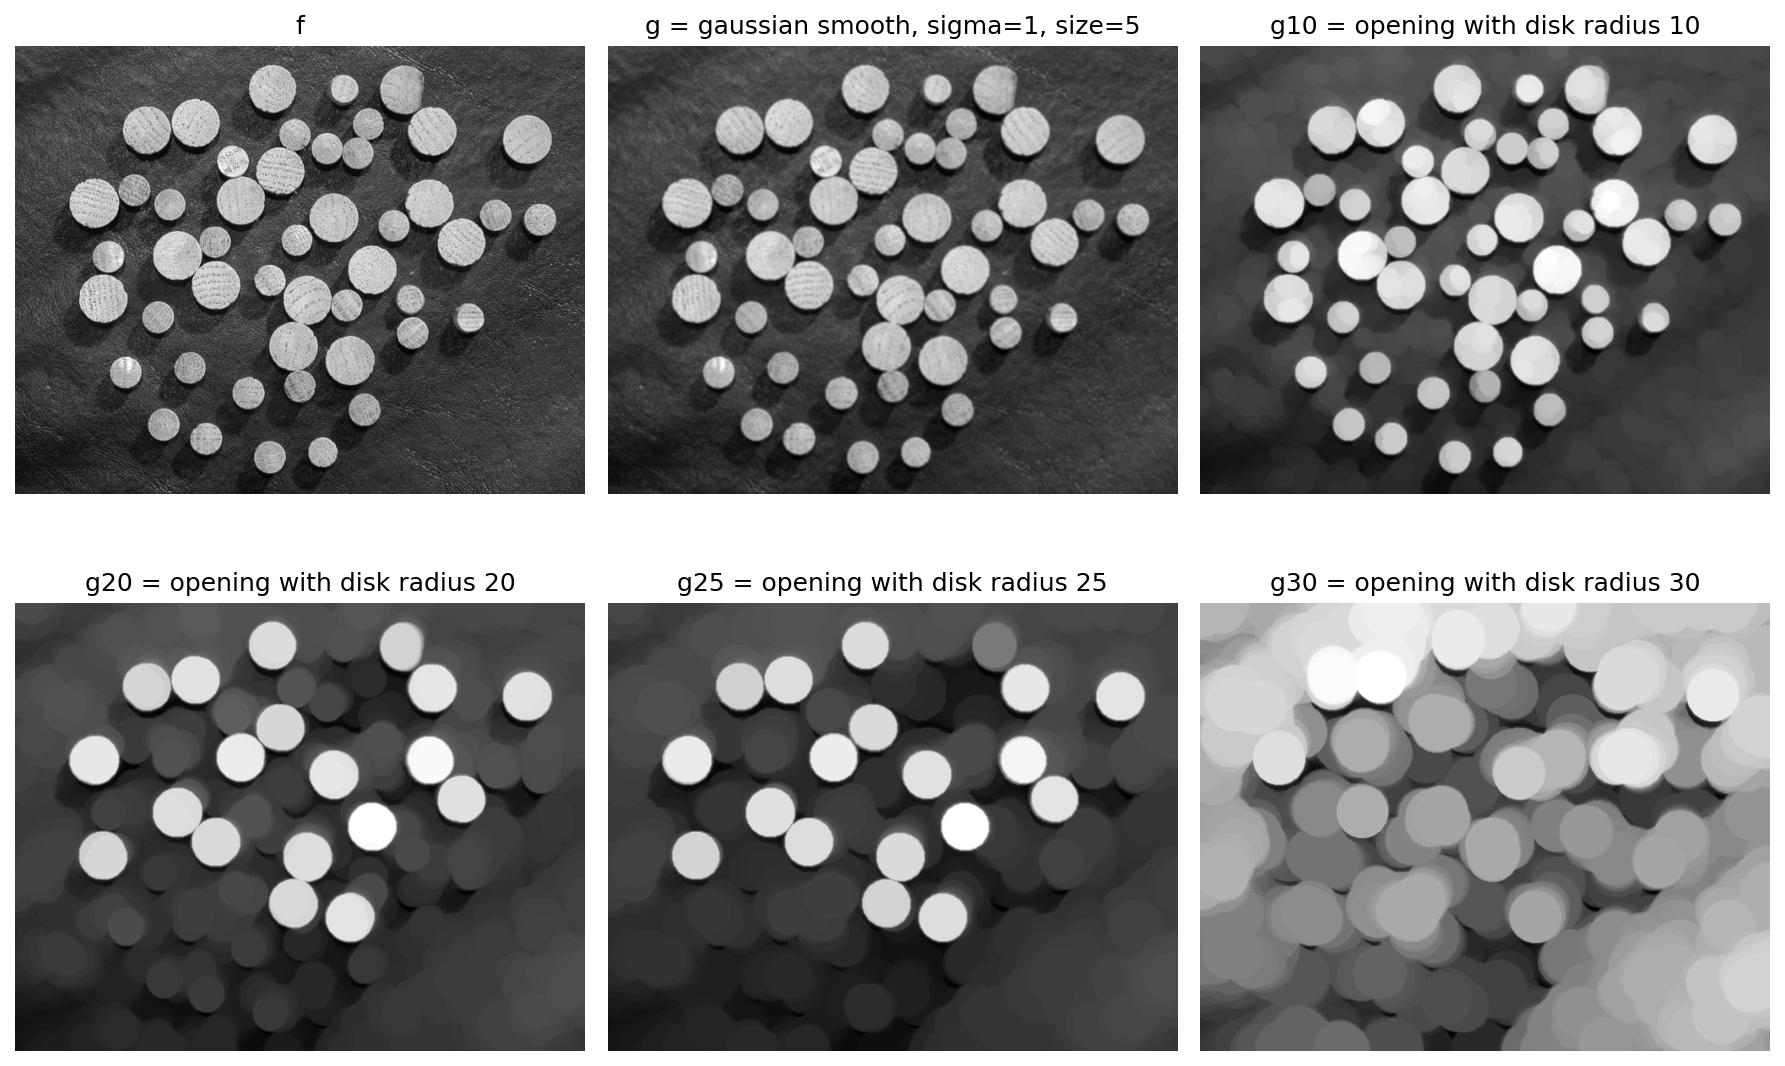

This chart was generated by the following Python code:
import numpy as np
import matplotlib.pyplot as plt
from PIL import Image
from scipy.ndimage import convolve
import sys
from pathlib import Path
import ia870 as ia
from libDIPUM.data_path import dip_data

# %% Figure943
# Granulometry

# %% Data
f = np.array(Image.open(dip_data('wood-dowels.tif')))
if f.ndim == 3:
    f = f[..., 0]

# %% Smoothing (fspecial gaussian + imfilter equivalent)
HSize = 5
Sigma = 1
ax = np.arange(-(HSize // 2), HSize // 2 + 1)
xx, yy = np.meshgrid(ax, ax)
h = np.exp(-(xx**2 + yy**2) / (2.0 * Sigma**2))
h = h / np.sum(h)

g = convolve(f.astype(float), h, mode='reflect')
g = np.clip(np.round(g), 0, 255).astype(f.dtype)

# %% Opening
g1 = np.zeros((g.shape[0], g.shape[1], 35), dtype=g.dtype)
LesArea = np.zeros(35, dtype=float)
for cpt in range(1, 36):
    opened = ia.iaopen(g, ia.iasedisk(cpt))
    g1[:, :, cpt - 1] = opened
    LesArea[cpt - 1] = float(np.sum(opened))

# %% Display figure 1
LesRadii = [10, 20, 25, 30]
fig1, axarr = plt.subplots(2, 3, figsize=(12, 8), sharex=True, sharey=True, num=1)
try:
    fig1.canvas.manager.set_window_title('Figure 9.41')
except Exception:
    pass

ax = axarr.ravel()

ax[0].imshow(f, cmap='gray')
ax[0].set_title('f')
ax[0].axis('off')

ax[1].imshow(g, cmap='gray')
ax[1].set_title(f'g = gaussian smooth, sigma={Sigma}, size={HSize}')
ax[1].axis('off')

for i, r in enumerate(LesRadii):
    ax[2 + i].imshow(g1[:, :, r - 1], cmap='gray')
    ax[2 + i].set_title(f'g{r} = opening with disk radius {r}')
    ax[2 + i].axis('off')

fig1.tight_layout()
fig1.savefig('Figure943.png', dpi=150, bbox_inches='tight')

# %% Display figure 2
fig2, bx = plt.subplots(1, 2, figsize=(12, 4), num=2)
try:
    fig2.canvas.manager.set_window_title('Figure 9.41 bis')
except Exception:
    pass

bx[0].bar(np.arange(1, 36), LesArea)
bx[0].set_xlabel('Radius')
bx[0].set_title('Volume versus radius')
bx[0].axis('tight')
bx[0].set_box_aspect(1)

dvol = -np.diff(LesArea)
bx[1].bar(np.arange(1, len(dvol) + 1), dvol)
bx[1].set_xlabel('Radius')
bx[1].set_title('Negative derivative of volume')
bx[1].axis('tight')
bx[1].set_box_aspect(1)

fig2.tight_layout()
fig2.savefig('Figure943Bis.png', dpi=150, bbox_inches='tight')

plt.show()
